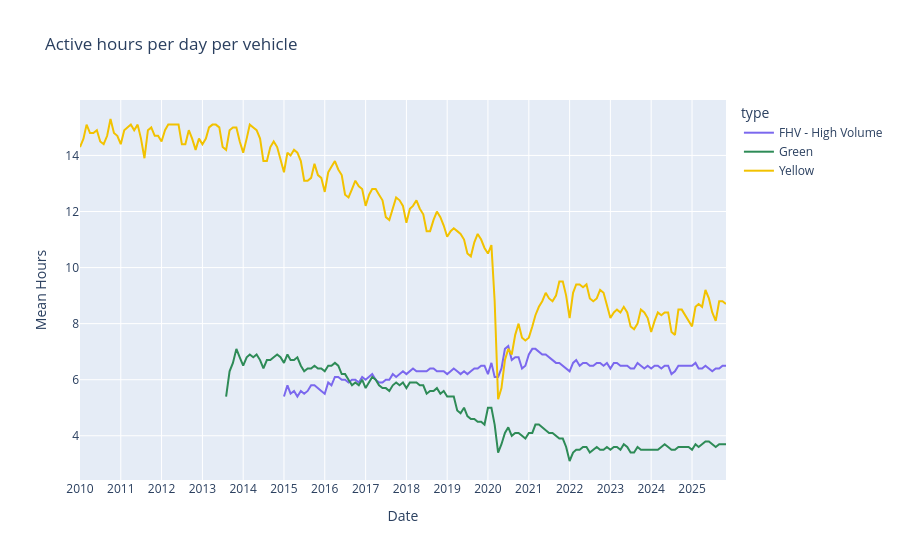

This figure's notebook cell:
### Markdown cell above
# Gráficos Sobre los datos Agregados con Plotly

### Code cell
res1 = con.execute(f"""
    SELECT
    CAST(strptime("Month/Year" || '-01', '%Y-%m-%d') AS DATE) AS month_year_date,
    "Avg Hours Per Day Per Vehicle" as m_hours,
    "License Class" as type
    FROM '{path_agg_data}'
    WHERE "License Class" IN ('Yellow', 'Green', 'FHV - High Volume')    
    ORDER BY month_year_date DESC;

""").pl()

fig = px.line(
    res1,
    x="month_year_date",
    y="m_hours",
    color="type",
    title="Active hours per day per vehicle",
    color_discrete_map=color_map,
)

fig.update_xaxes(dtick="M12", tickformat="%Y")

fig.update_traces(
    hovertemplate="Date: %{x|%b %Y}<br>Mean Hours: %{y}<extra>%{fullData.name}</extra>"
)

fig.update_layout(
    xaxis_title="Date",
    yaxis_title="Mean Hours",
)

fig.show()

### Figure 1 — Plotly figure (JSON) as saved in the notebook; plotly's stock layout.template omitted (floating-point values rounded to 4 significant figures; data arrays with more than 128 entries replaced by an {"elided": "..."} marker saying what was removed)
{"data": [{"hovertemplate": "Date: %{x|%b %Y}<br>Mean Hours: %{y}<extra>%{fullData.name}</extra>", "legendgroup": "FHV - High Volume", "line": {"color": "#7B68EE", "dash": "solid"}, "marker": {"symbol": "circle"}, "mode": "lines", "name": "FHV - High Volume", "orientation": "v", "showlegend": true, "type": "scatter", "x": {"elided": "131 str values"}, "xaxis": "x", "y": {"elided": "131 float values"}, "yaxis": "y"}, {"hovertemplate": "Date: %{x|%b %Y}<br>Mean Hours: %{y}<extra>%{fullData.name}</extra>", "legendgroup": "Green", "line": {"color": "#2E8B57", "dash": "solid"}, "marker": {"symbol": "circle"}, "mode": "lines", "name": "Green", "orientation": "v", "showlegend": true, "type": "scatter", "x": {"elided": "148 str values"}, "xaxis": "x", "y": {"elided": "148 float values"}, "yaxis": "y"}, {"hovertemplate": "Date: %{x|%b %Y}<br>Mean Hours: %{y}<extra>%{fullData.name}</extra>", "legendgroup": "Yellow", "line": {"color": "#F2C200", "dash": "solid"}, "marker": {"symbol": "circle"}, "mode": "lines", "name": "Yellow", "orientation": "v", "showlegend": true, "type": "scatter", "x": {"elided": "191 str values"}, "xaxis": "x", "y": {"elided": "191 float values"}, "yaxis": "y"}], "layout": {"legend": {"title": {"text": "type"}, "tracegroupgap": 0}, "title": {"text": "Active hours per day per vehicle"}, "xaxis": {"anchor": "y", "domain": [0, 1], "dtick": "M12", "tickformat": "%Y", "title": {"text": "Date"}}, "yaxis": {"anchor": "x", "domain": [0, 1], "title": {"text": "Mean Hours"}}}}
